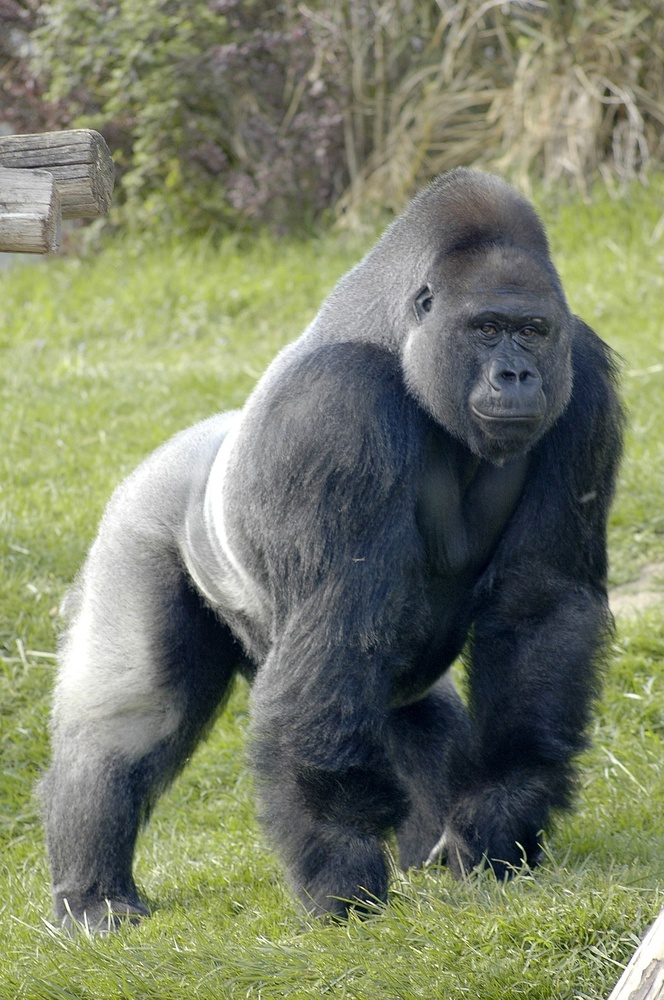
#> input picture pixel_selector/Pixel selector/Gorille.jpg, 664 x 1000 px, shrunk from 1200 x 1806 before the run
$ python Selec_corr.py
#> lines starting #> are read from the running program, lines starting #| are printed output that depends on the picture
import numpy as np
import matplotlib.pyplot as plt
import sys
from PIL import Image
from pynput.keyboard import Key, Listener

# The goal of this script is to be able to open an image, to let the user click a certain amount of times to draw
# polygonal selections, and then write up those selections in a txt file.

# Loading images, creating the graph , initializing the number of permanently selected points, initializing the colours.
Im_Name = 'Gorille.jpg'
Im = Image.open(Im_Name)
#> Im is the input picture: PIL image 664x1000 RGB; mean R, G, B 121.7, 127.7, 104
fig = plt.figure()
selections = 0
colours = ['blue', 'green', 'red', 'cyan', 'magenta', 'yellow', 'black', 'white']

# Storing the points.
# selectedx and selectedy will contain arrays that correspond to the selections.
selectedx = []
selectedy = []
# pointsx and pointsy will store the current selection.
pointsx = []
pointsy = []
ax = fig.add_subplot(111)
# Displaying the image, with the selected points, and the current selection.
def update() :

    global selectedx
    global selectedy
    global pointsy
    global pointsx
    global fig
    global ax

    plt.clf()
    ax = fig.add_subplot(111)
    ax.imshow(Im)

    for k in range(selections) :
        plt.scatter(selectedx[k], selectedy[k], c = colours[k%8])

    plt.scatter(pointsx, pointsy, c = colours[(selections)%8])

    plt.draw()

update()

# This allows you to add points in the current selection.
# [109 lines left out: functions select_points, delete_points, new_selection, delete_selection, finish, not called in this run]


fig.canvas.mpl_connect('button_press_event', select_points)
fig.canvas.mpl_connect('key_press_event', delete_points)
fig.canvas.mpl_connect('key_press_event', new_selection)
fig.canvas.mpl_connect('key_press_event', delete_selection)
fig.canvas.mpl_connect('key_press_event', finish)

plt.show()
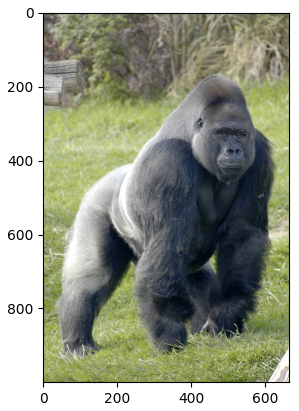
#> figure drawn by matplotlib, 1 panel
